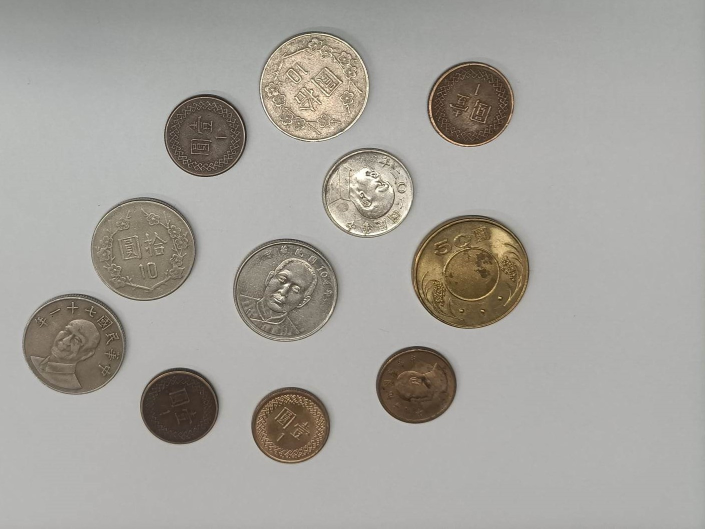
#> input picture image/input7.png, 1410 x 1057 px (shown at 1/2 size)
$ python -i coinDetect.py   (imports and definitions only)   (older library calls are emulated)
#> lines starting #> are read from the running program, lines starting #| are printed output that depends on the picture; after the words box and inside, x2 and y2 are one past the last pixel; in counts of white or black regions, pixels touching at a corner belong together
#> further down, picture is the input picture: shape (1057, 1410, 3); mean B, G, R 156.2, 161.8, 164.5
#> in coinDetect, `thresh, img_binary_G = cv2.threshold(img_gauss, 127, 255, cv2.THRESH_B..`:
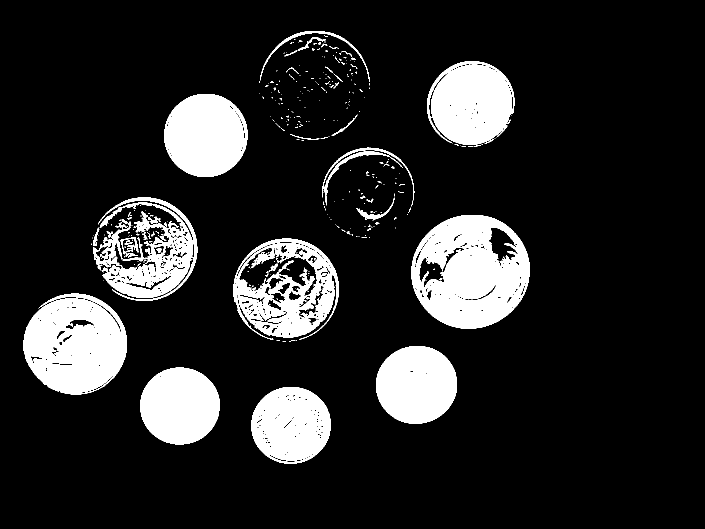
#> img_binary_G: shape (1057, 1410) (shown at 1/2 size); 14.4% white; 331 white regions (275 under 20 px), largest, box (x1, y1, x2, y2) and area: (823, 430, 1060, 658) 36740, (46, 587, 254, 789) 30587, (854, 122, 1029, 290) 22155
#> in coinDetect, `closing = cv2.morphologyEx(img_binary_G,cv2.MORPH_CLOSE,np.ones((3,3),..`: closing: shape (1057, 1410); 14.9% white; 246 white regions (211 under 20 px), largest, box (x1, y1, x2, y2) and area: (823, 430, 1060, 658) 37666, (46, 587, 254, 789) 31457, (854, 122, 1029, 294) 22836
import cv2
import numpy as np
import pickle
import time
# 圖片路徑
filename = "../image/input7.png"
# 模型檔路徑
model_filename = '../model/svm_model.pkl'
# [2 lines not run here, left out]

# 預測硬幣圖像
# [8 lines left out: function predict_coin, not called in this run]

# 邊緣檢測
def sobelEdgeDetection(f):
    grad_x = cv2.Sobel(f, cv2.CV_32F, 1, 0, ksize = 3)
    grad_y = cv2.Sobel(f, cv2.CV_32F, 0, 1, ksize = 3)
    magnitude = abs(grad_x) + abs(grad_y)
    g = np.uint8(np.clip(magnitude, 0, 255))
    ret, g = cv2.threshold(g, 127, 255, cv2.THRESH_BINARY + cv2.THRESH_OTSU)
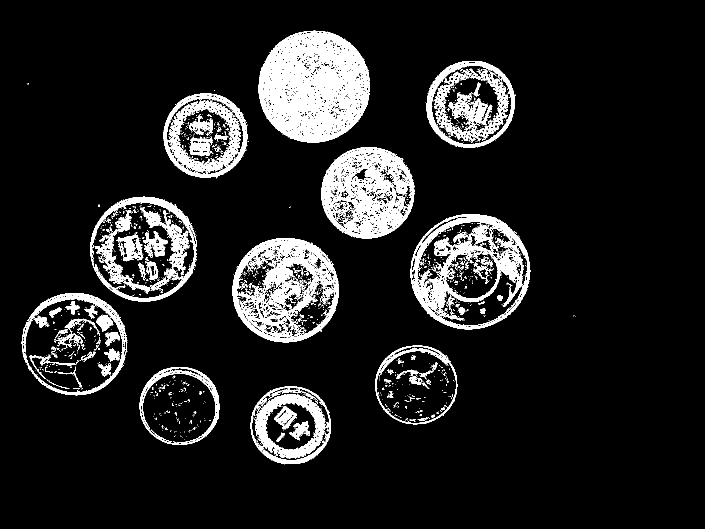
#> g: shape (1057, 1410) (shown at 1/2 size); 10.3% white; 1805 white regions (1701 under 20 px), largest, box (x1, y1, x2, y2) and area: (517, 61, 740, 286) 31682, (642, 294, 829, 477) 17909, (465, 476, 678, 685) 17784
#> ret = 108

    return g

def coinDetect(img):
    #===============降噪================
    img_gray = cv2.cvtColor(img, cv2.COLOR_BGR2GRAY)
    img_gauss = cv2.GaussianBlur(img_gray, (9, 9), 1)
    thresh, img_binary_G = cv2.threshold(img_gauss, 127, 255, cv2.THRESH_BINARY_INV)
    closing = cv2.morphologyEx(img_binary_G,cv2.MORPH_CLOSE,np.ones((3,3),dtype=np.uint8))
    #cv2.imshow('closing', closing)

    #==============邊緣檢測==============
    img_sobel = sobelEdgeDetection(img_gray)
    img_sobel = cv2.dilate(img_sobel,np.ones((3,3),dtype=np.uint8),iterations=1)
#> img_sobel: shape (1057, 1410); 16.5% white; 177 white regions (83 under 20 px)
    cnts,hierarchy=cv2.findContours(img_sobel, cv2.RETR_EXTERNAL, cv2.CHAIN_APPROX_SIMPLE)[-2:]
#> cnts = 16 contours, 4 with area under 20; largest, box (x1, y1, x2, y2) and area: (820, 428, 1063, 660) 43992, (516, 60, 741, 287) 39978, (179, 392, 395, 604) 36028, (464, 475, 679, 686) 35796, (42, 585, 257, 792) 34478
    cv2.drawContours(img_sobel, cnts, -1, 255, -1)
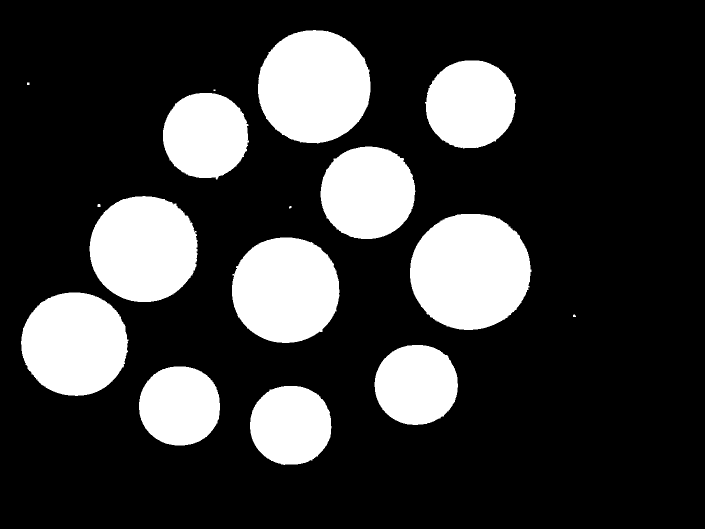
#> img_sobel: shape (1057, 1410) (shown at 1/2 size); 22.2% white; 16 white regions (1 under 20 px), largest, box (x1, y1, x2, y2) and area: (820, 428, 1063, 660) 44352, (516, 60, 741, 287) 40313, (179, 392, 395, 604) 36360
    #cv2.imshow('img_sobel', img_sobel)

    #========合併前兩者的硬幣抓取=========
    closing = cv2.add(closing, img_sobel)
#> closing: shape (1057, 1410); 22.2% white; 16 white regions (1 under 20 px)
    cnts,hierarchy=cv2.findContours(closing, cv2.RETR_EXTERNAL, cv2.CHAIN_APPROX_SIMPLE)[-2:]
#> cnts = 16 contours, 4 with area under 20; largest, box (x1, y1, x2, y2) and area: (820, 428, 1063, 660) 43992, (516, 60, 741, 287) 39978, (179, 392, 395, 604) 36042, (464, 475, 679, 686) 35796, (42, 585, 257, 792) 34478
    cv2.drawContours(closing, cnts, -1, 255, -1)
    #cv2.imshow('coin', closing)

    # 確定背景區域
    sure_bg = cv2.dilate(closing,np.ones((9,9),dtype=np.uint8),iterations=1)
#> sure_bg: shape (1057, 1410); 24.6% white; 15 white regions, largest, box (x1, y1, x2, y2) and area: (816, 424, 1067, 664) 48228, (512, 56, 745, 291) 44002, (175, 388, 399, 608) 39896
    #cv2.imshow('sure_bg', sure_bg)
    # 尋找前景區域
    dist_transform = cv2.distanceTransform(closing,cv2.DIST_L2,5)
    ret, sure_fg = cv2.threshold(dist_transform,0.5*dist_transform.max(),255,0)
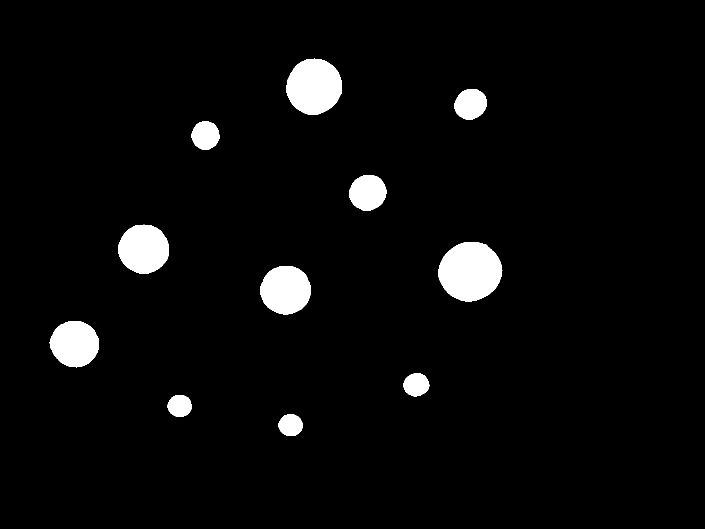
#> sure_fg: shape (1057, 1410) float32 (shown at 1/2 size); 3.9% white; 11 white regions, largest, box (x1, y1, x2, y2) and area: (877, 485, 1005, 603) 11687, (573, 117, 684, 229) 9686, (236, 449, 338, 547) 7777
#> ret = 57.42
    #cv2.imshow('sure_fg', sure_fg)
    # 找到未知區域
    sure_fg = np.uint8(sure_fg)
    unknown = cv2.subtract(sure_bg,sure_fg)
#> unknown: shape (1057, 1410); 20.6% white; 15 white regions, largest, box (x1, y1, x2, y2) and area: (816, 424, 1067, 664) 36541, (512, 56, 745, 291) 34316, (175, 388, 399, 608) 32119
    #cv2.imshow('unknown', unknown)
    # 類別標記
    ret, markers = cv2.connectedComponents(sure_fg)
#> markers: shape (1057, 1410) int32; 12 distinct labels, from 0 to 11
#> ret = 12
    # 為所有的標記加1，保證背景是0而不是1
    markers = markers+1
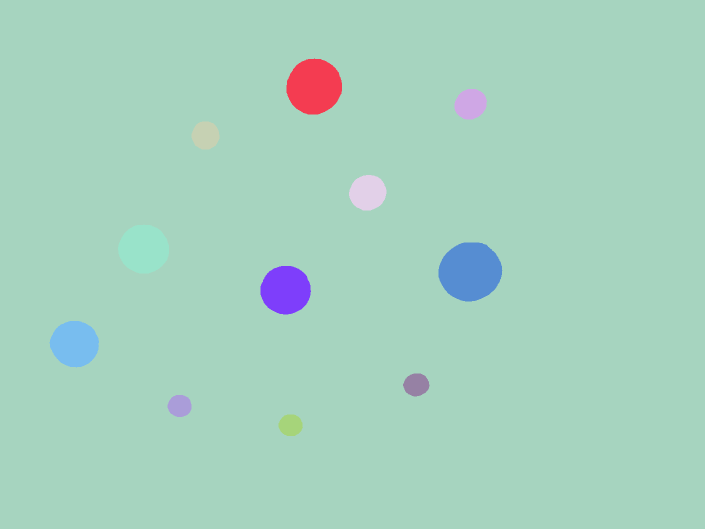
#> markers: shape (1057, 1410) int32 (shown at 1/2 size); 12 distinct labels, from 1 to 12; one colour per label, 0 black
    # 現在讓所有的未知區域為0
    markers[unknown==255] = 0
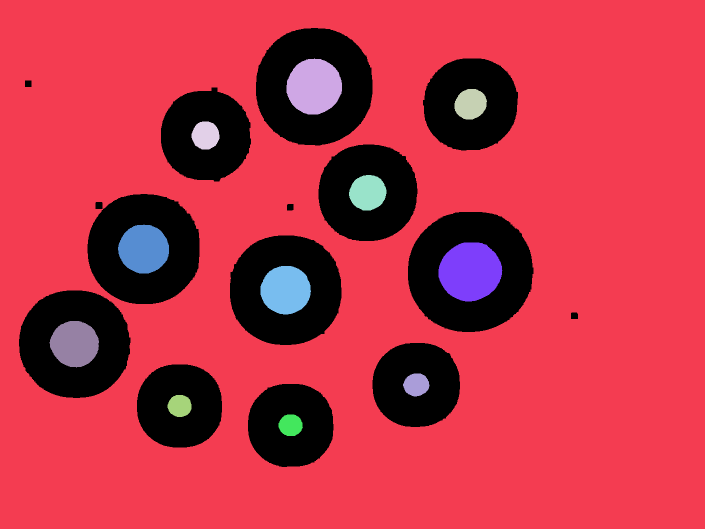
#> markers: shape (1057, 1410) int32 (shown at 1/2 size); 13 distinct labels, from 0 to 12; one colour per label, 0 black
    markers = cv2.watershed(img,markers)
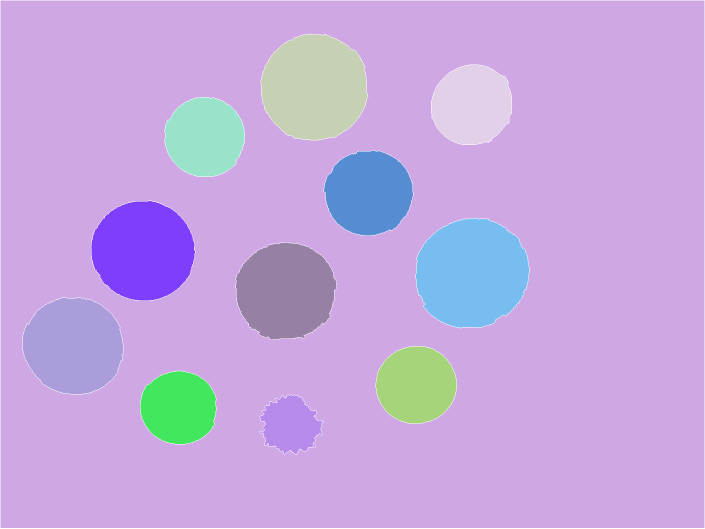
#> markers: shape (1057, 1410) int32 (shown at 1/2 size); 13 distinct labels, from -1 to 12; one colour per label, 0 black, -1 white

    result = np.zeros((720,1080),np.uint8)
    for i in range(2,ret + 1):
        result[markers == i] = 255
#> result: shape (720, 1080); every value is 0
    result = cv2.erode(result,np.ones((5,5),dtype=np.uint8),iterations=1)
    #cv2.imshow('result',result)
    return result


# [40 lines left out: function main, not called in this run]
start = time.time()
# [1 line not run here, left out]
end = time.time()
# [3 lines not run here, left out]

>>> import cv2
>>> picture = cv2.imread('../image/input7.png')
#> (the run stopped early here; a loop or call above may not have finished)

$ run again, on image/input10.png
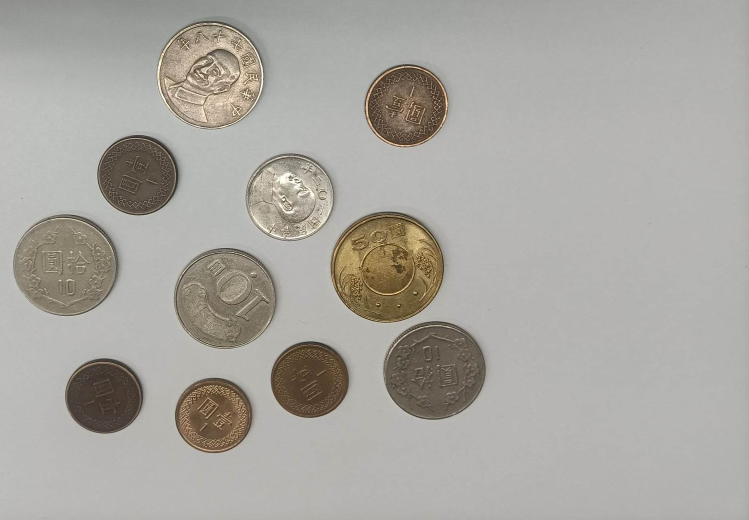
#> input picture image/input10.png, 1497 x 1039 px (shown at 1/2 size)
#> picture is the input picture: shape (1039, 1497, 3); mean B, G, R 160.5, 166.3, 168.9
#> img_binary_G: shape (1039, 1497); 12.4% white; 379 white regions (291 under 20 px), largest, box (x1, y1, x2, y2) and area: (767, 642, 972, 839) 31124, (661, 423, 889, 645) 29211, (195, 270, 359, 431) 20653
#> in sobelEdgeDetection, `ret, g = cv2.threshold(g, 127, 255, cv2.THRESH_BINARY + cv2.THRESH_OTSU)`: ret = 104
#> in coinDetect, `cnts,hierarchy=cv2.findContours(img_sobel, cv2.RETR_EXTERNAL, cv2.CHAI..`: cnts = 19 contours, 5 with area under 20; largest, box (x1, y1, x2, y2) and area: (659, 421, 890, 648) 41336, (311, 39, 531, 262) 38325, (24, 427, 240, 634) 35192, (345, 494, 555, 700) 34194, (763, 640, 974, 842) 33224
#> in coinDetect, `cv2.drawContours(img_sobel, cnts, -1, 255, -1)`:
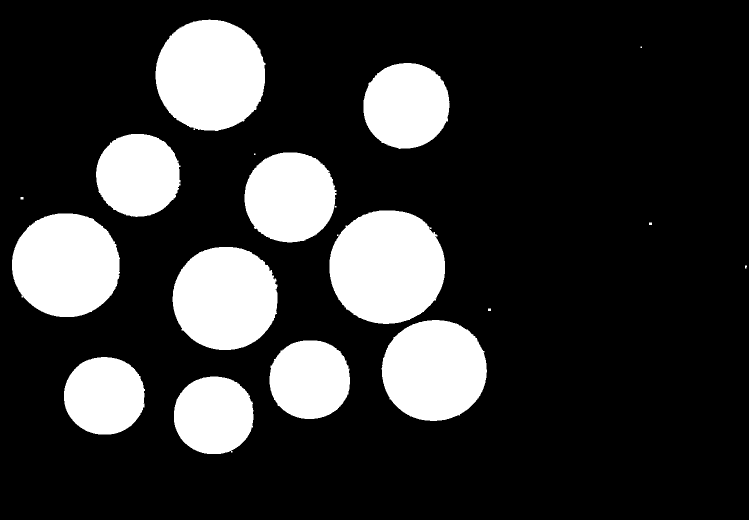
#> img_sobel: shape (1039, 1497) (shown at 1/2 size); 20.3% white; 19 white regions (4 under 20 px), largest, box (x1, y1, x2, y2) and area: (659, 421, 890, 648) 41690, (311, 39, 531, 262) 38666, (24, 427, 240, 634) 35510
#> in coinDetect, `cnts,hierarchy=cv2.findContours(closing, cv2.RETR_EXTERNAL, cv2.CHAIN_..`: cnts = 19 contours, 5 with area under 20; largest, box (x1, y1, x2, y2) and area: (659, 421, 890, 648) 41336, (311, 39, 531, 262) 38325, (24, 427, 240, 634) 35192, (345, 494, 555, 700) 34196, (763, 640, 974, 842) 33224
#> sure_bg: shape (1039, 1497); 22.5% white; 16 white regions, largest, box (x1, y1, x2, y2) and area: (655, 417, 978, 846) 82379, (307, 35, 535, 266) 42304, (20, 423, 244, 638) 38980
#> in coinDetect, `ret, sure_fg = cv2.threshold(dist_transform,0.5*dist_transform.max(),2..`: ret = 56.02
#> unknown: shape (1039, 1497); 18.9% white; 16 white regions, largest, box (x1, y1, x2, y2) and area: (655, 417, 978, 846) 64687, (307, 35, 535, 266) 33015, (20, 423, 244, 638) 31183
#> in coinDetect, `ret, markers = cv2.connectedComponents(sure_fg)`: ret = 12
#> in coinDetect, `markers = cv2.watershed(img,markers)`:
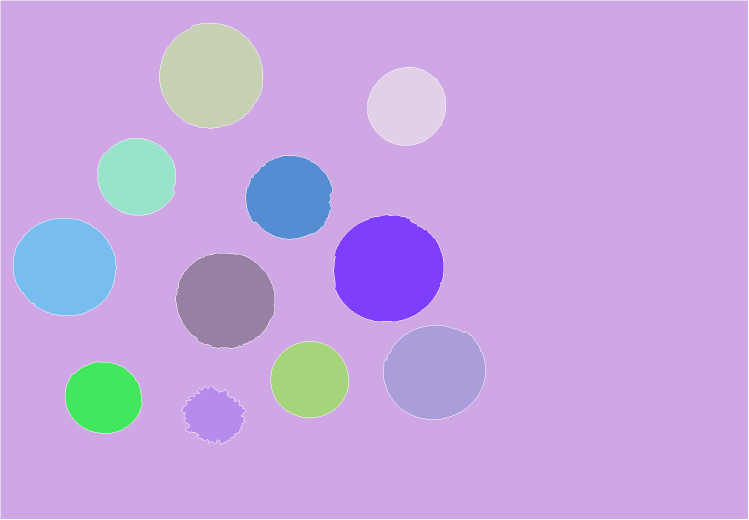
#> markers: shape (1039, 1497) int32 (shown at 1/2 size); 13 distinct labels, from -1 to 12; one colour per label, 0 black, -1 white

$ run again, on image/input11.png
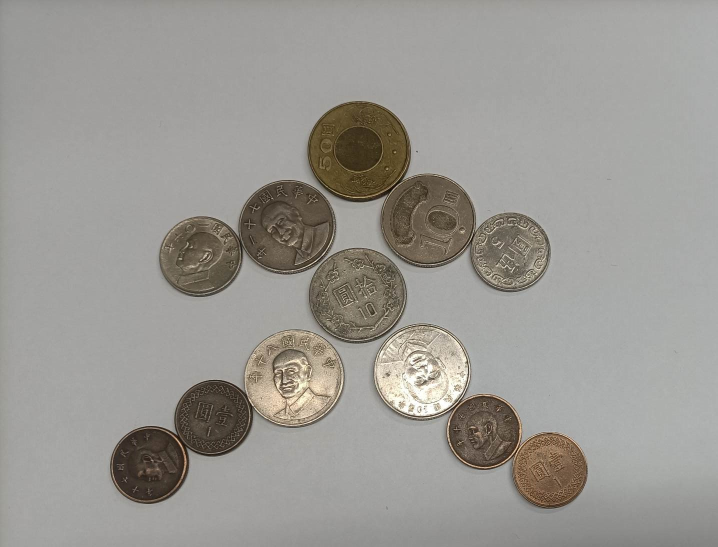
#> input picture image/input11.png, 1435 x 1093 px (shown at 1/2 size)
#> picture is the input picture: shape (1093, 1435, 3); mean B, G, R 146.9, 152, 154.3
#> img_binary_G: shape (1093, 1435); 14.8% white; 193 white regions (145 under 20 px), largest, box (x1, y1, x2, y2) and area: (614, 202, 1101, 585) 75182, (318, 360, 673, 595) 49175, (220, 665, 690, 1008) 40176
#> in sobelEdgeDetection, `ret, g = cv2.threshold(g, 127, 255, cv2.THRESH_BINARY + cv2.THRESH_OTSU)`: ret = 106
#> in coinDetect, `cnts,hierarchy=cv2.findContours(img_sobel, cv2.RETR_EXTERNAL, cv2.CHAI..`: cnts = 12 contours, 2 with area under 20; largest, box (x1, y1, x2, y2) and area: (316, 358, 1178, 1020) 153836, (613, 200, 1104, 587) 85432, (218, 655, 692, 1010) 73170, (770, 1011, 778, 1021) 45, (830, 300, 838, 307) 40
#> in coinDetect, `cv2.drawContours(img_sobel, cnts, -1, 255, -1)`:
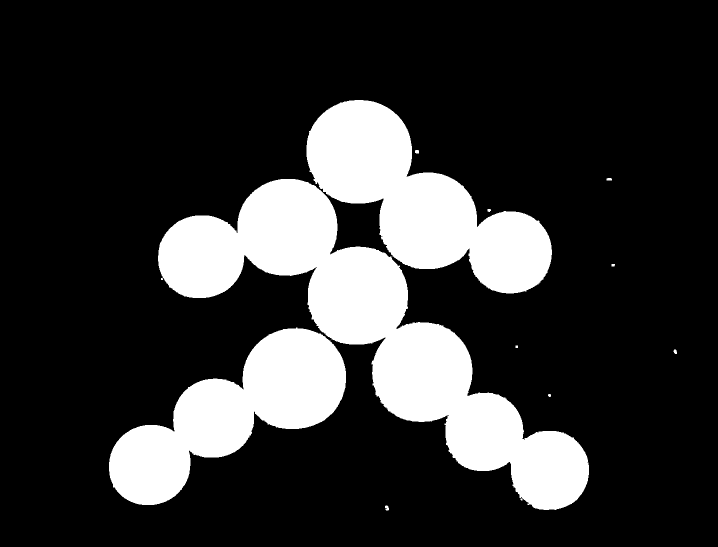
#> img_sobel: shape (1093, 1435) (shown at 1/2 size); 20.1% white; 12 white regions (1 under 20 px), largest, box (x1, y1, x2, y2) and area: (316, 358, 1178, 1020) 155282, (613, 200, 1104, 587) 86193, (218, 655, 692, 1010) 73857
#> in coinDetect, `cnts,hierarchy=cv2.findContours(closing, cv2.RETR_EXTERNAL, cv2.CHAIN_..`: cnts = 12 contours, 2 with area under 20; largest, box (x1, y1, x2, y2) and area: (316, 358, 1178, 1020) 154026, (613, 200, 1104, 587) 85531, (218, 655, 692, 1010) 73178, (770, 1011, 778, 1021) 45, (830, 300, 838, 307) 40
#> sure_bg: shape (1093, 1435); 22.1% white; 7 white regions, largest, box (x1, y1, x2, y2) and area: (214, 196, 1182, 1024) 345061, (766, 1007, 782, 1025) 272, (1209, 352, 1228, 365) 243
#> in coinDetect, `ret, sure_fg = cv2.threshold(dist_transform,0.5*dist_transform.max(),2..`: ret = 51.53
#> unknown: shape (1093, 1435); 18.1% white; 7 white regions, largest, box (x1, y1, x2, y2) and area: (214, 196, 1182, 1024) 281932, (766, 1007, 782, 1025) 272, (1209, 352, 1228, 365) 243
#> in coinDetect, `ret, markers = cv2.connectedComponents(sure_fg)`: ret = 13
#> in coinDetect, `markers = cv2.watershed(img,markers)`:
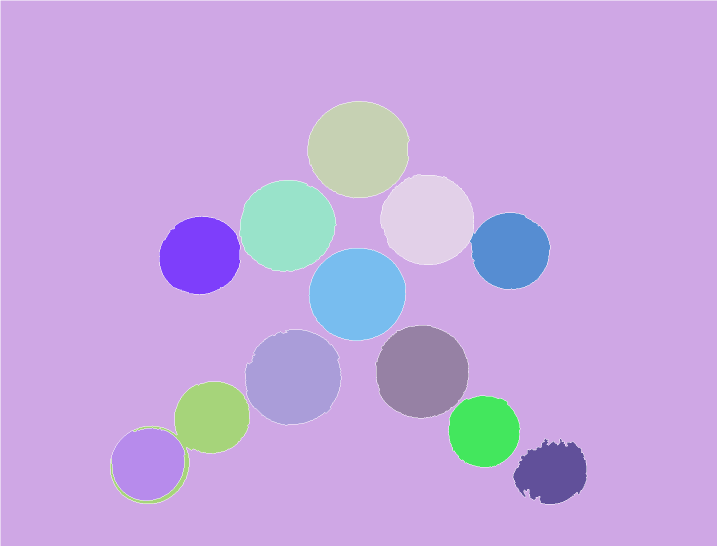
#> markers: shape (1093, 1435) int32 (shown at 1/2 size); 14 distinct labels, from -1 to 13; one colour per label, 0 black, -1 white

$ run again, on image/input12.png
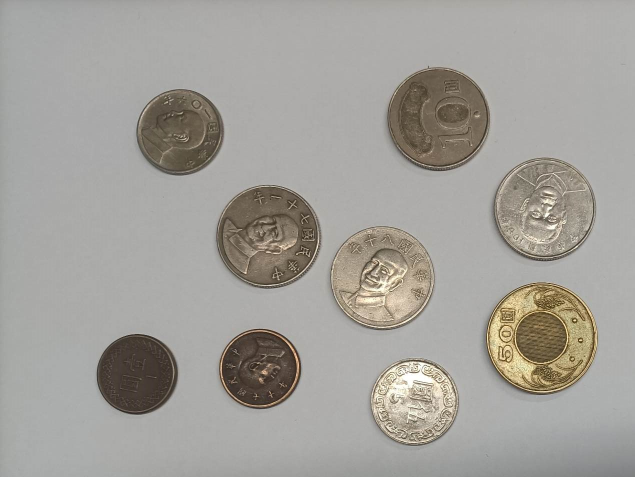
#> input picture image/input12.png, 1270 x 953 px (shown at 1/2 size)
#> picture is the input picture: shape (953, 1270, 3); mean B, G, R 154.1, 159.7, 162.4
#> img_binary_G: shape (953, 1270); 12.8% white; 309 white regions (223 under 20 px), largest, box (x1, y1, x2, y2) and area: (774, 135, 980, 343) 32383, (432, 370, 642, 578) 28942, (273, 178, 448, 351) 22839
#> in sobelEdgeDetection, `ret, g = cv2.threshold(g, 127, 255, cv2.THRESH_BINARY + cv2.THRESH_OTSU)`: ret = 108
#> in coinDetect, `cnts,hierarchy=cv2.findContours(img_sobel, cv2.RETR_EXTERNAL, cv2.CHAI..`: cnts = 15 contours, 5 with area under 20; largest, box (x1, y1, x2, y2) and area: (970, 562, 1198, 792) 40946, (430, 368, 646, 580) 35768, (658, 450, 872, 663) 35620, (773, 130, 982, 345) 35074, (983, 313, 1195, 525) 34961
#> in coinDetect, `cnts,hierarchy=cv2.findContours(closing, cv2.RETR_EXTERNAL, cv2.CHAIN_..`: cnts = 15 contours, 5 with area under 20; largest, box (x1, y1, x2, y2) and area: (969, 562, 1198, 792) 41120, (430, 368, 646, 580) 35768, (658, 450, 872, 663) 35620, (773, 130, 982, 345) 35076, (983, 313, 1195, 525) 34969
#> sure_bg: shape (953, 1270); 25.6% white; 13 white regions, largest, box (x1, y1, x2, y2) and area: (963, 558, 1202, 796) 45273, (426, 364, 650, 584) 39579, (654, 446, 876, 667) 39435
#> in coinDetect, `ret, sure_fg = cv2.threshold(dist_transform,0.5*dist_transform.max(),2..`: ret = 56.02
#> unknown: shape (953, 1270); 21.1% white; 13 white regions, largest, box (x1, y1, x2, y2) and area: (963, 558, 1202, 796) 34578, (426, 364, 650, 584) 31494, (654, 446, 876, 667) 31430
#> in coinDetect, `ret, markers = cv2.connectedComponents(sure_fg)`: ret = 10
#> in coinDetect, `markers = cv2.watershed(img,markers)`:
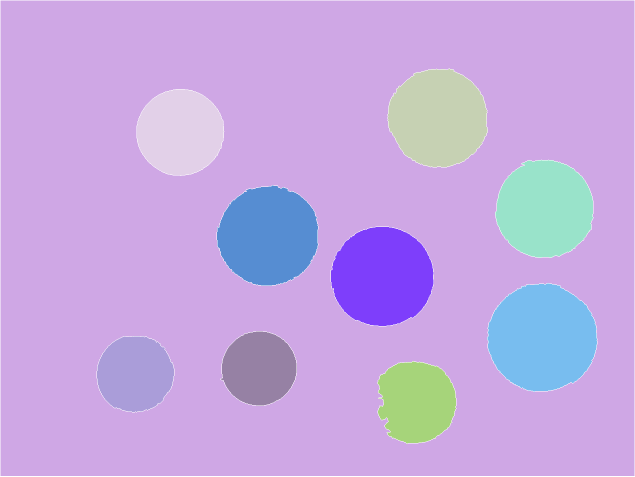
#> markers: shape (953, 1270) int32 (shown at 1/2 size); 11 distinct labels, from -1 to 10; one colour per label, 0 black, -1 white
